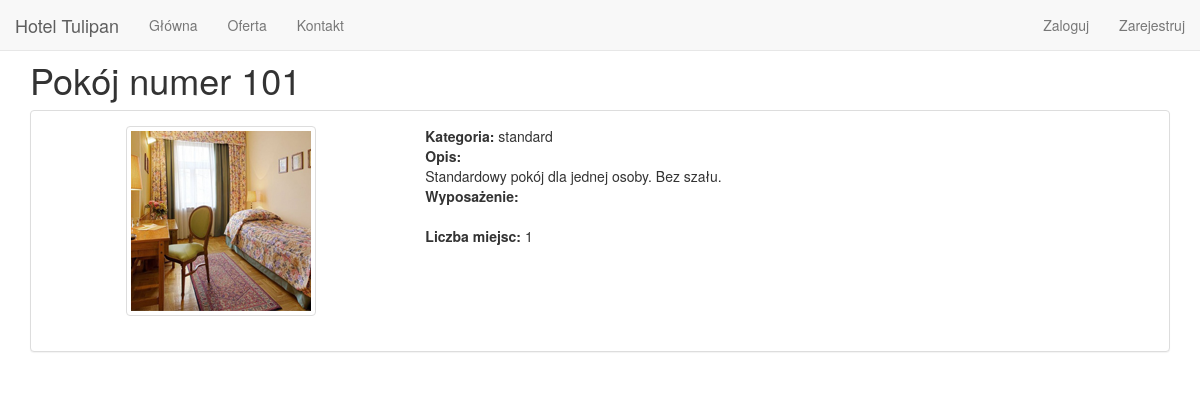
The page /php/opis_pokoju.php?numer=101 on the database its author committed.
### tables this page shows
CREATE TABLE IF NOT EXISTS `pomieszczenia` (
  `numerPomieszczenia` varchar(6) NOT NULL,
  `kluczWRecepcji` tinyint(1) NOT NULL,
  `zdjecie` varchar(256) DEFAULT NULL,
  `idSali` int(11) DEFAULT NULL,
  `idPokoju` int(11) DEFAULT NULL,
  `czySala` tinyint(1) NOT NULL,
  PRIMARY KEY (`numerPomieszczenia`),
  UNIQUE KEY `numerPomieszczenia_UNIQUE` (`numerPomieszczenia`),
  KEY `fk_pomieszczenia_saleKonferencyjne1_idx` (`idSali`),
  KEY `fk_pomieszczenia_pokoje1_idx` (`idPokoju`)
);

CREATE TABLE IF NOT EXISTS `kategorie` (
  `idKategorii` tinyint(4) NOT NULL AUTO_INCREMENT,
  `nazwa` varchar(45) NOT NULL,
  PRIMARY KEY (`idKategorii`)
);

CREATE TABLE IF NOT EXISTS `pokoje` (
  `idPokoju` int(11) NOT NULL AUTO_INCREMENT,
  `pojemnosc` int(11) NOT NULL,
  `opis` varchar(450) DEFAULT NULL,
  `kategoria` tinyint(4) NOT NULL,
  PRIMARY KEY (`idPokoju`),
  UNIQUE KEY `idPomieszczenia_UNIQUE` (`idPokoju`),
  KEY `fk_pokoje_kategorie1_idx` (`kategoria`)
);

### php/opis_pokoju.php (the view, shortened to what this page needs)
<?php
require_once 'klient_czy_zalogowany.php';
$numerPomieszczenia = $_GET['numer'];
$zapytanie = "select opis, kategoria, pojemnosc, nazwa, idPokoju, zdjecie from pomieszczenia join pokoje using(idPokoju) join kategorie on (idkategorii=kategoria) where numerPomieszczenia=$numerPomieszczenia";
if(!$zapytanie_run = mysql_query($zapytanie))
{
	echo 'blad zaptyania glowne';
	echo mysql_error();
}
$zapytanie_row = mysql_fetch_assoc($zapytanie_run);
$opis = $zapytanie_row['opis'];
$kategoria = $zapytanie_row['nazwa'];
$id = $zapytanie_row['idPokoju'];
$zdjecie = $zapytanie_row['zdjecie'];
$pojemnosc = $zapytanie_row['pojemnosc'];
$wyposazenie = facility($id);
function facility($idpokoju)
{
	$zapytanie = 	"select nazwa
					from pokoje join pokoje_wyposazenie using (idPokoju) join wyposazeniePokoju using (idWyposazenia)
					where idPokoju = $idpokoju";
	if(!$zapytanie_run = mysql_query($zapytanie))
	{
		echo 'blad zapytania o wyposażenie';
		echo mysql_error();
	}
	$wynik = "";
	$i = 0;
	while($use_query_row = mysql_fetch_assoc($zapytanie_run))
	{
		$wynik[$i] = $use_query_row['nazwa'];
		$i++;
	}
	return implode(", ", $wynik);
}
?>
<div class="container">
<h1>Pokój numer <?php echo $numerPomieszczenia; ?></h1>
<div class="panel panel-default panel-body">
<div class="row">
<div class="col-md-4"><center>
<?php
echo '<img src="';
if(isset($zdjecie)) echo $zdjecie; else echo 'img/bez_fotki.png';
echo '" class="thumbnail">';
?>
</center></div>
<div class="col-md-8">
<b>Kategoria:</b> <?php echo $kategoria?><br>
<b>Opis:</b> <br>
<?php echo $opis."<br>"?>
<b>Wyposażenie:</b><br> <?php echo $wyposazenie?><br>
<b>Liczba miejsc:</b> <?php echo $pojemnosc; ?>
</div>
</div>
</div>
</div>
</body>
</html>

### rows shown on the page
pomieszczenia: zdjecie (picture), kategorie.nazwa "standard", idPokoju.opis "Standardowy pokój dla jednej osoby. Bez szału.", idPokoju.pojemnosc "1"

### other values the page prints
$numerPomieszczenia "101"
